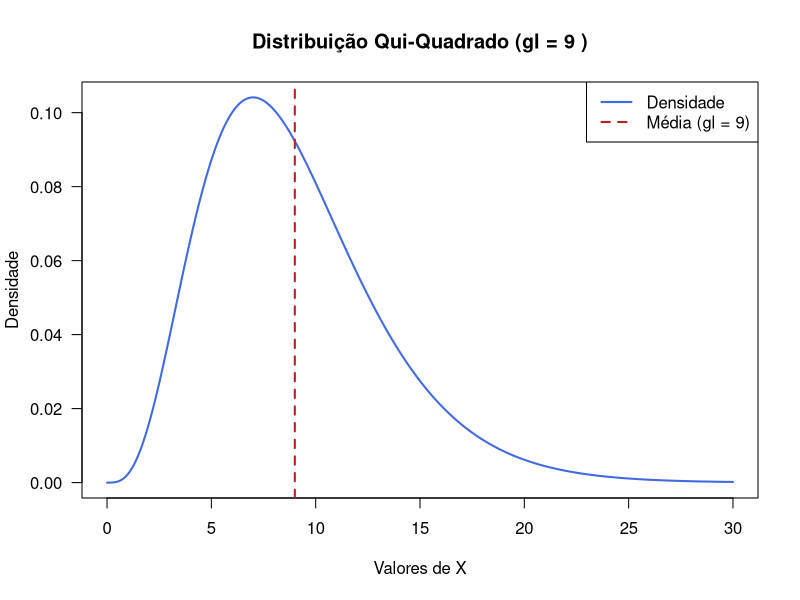
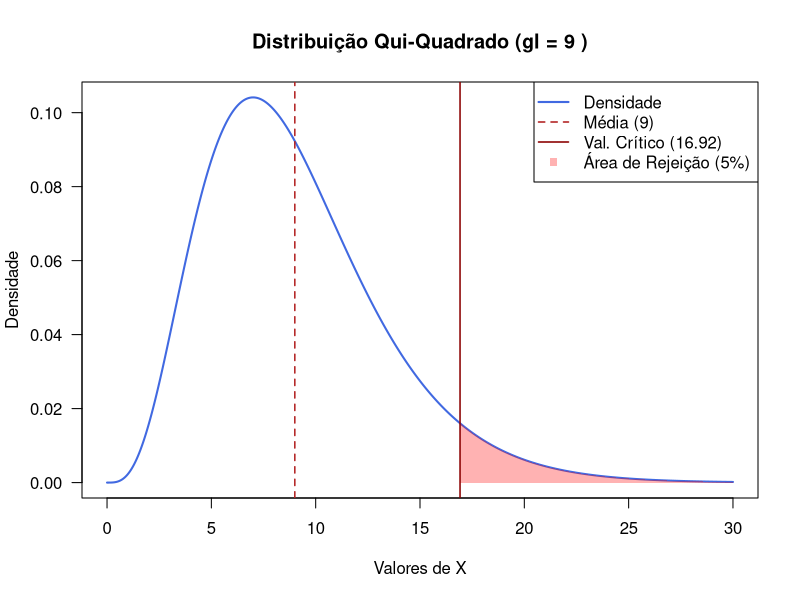
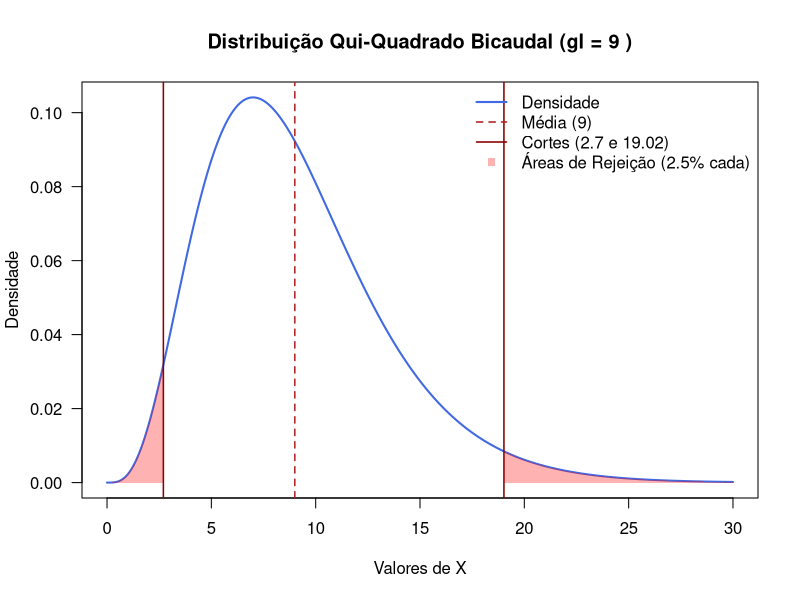
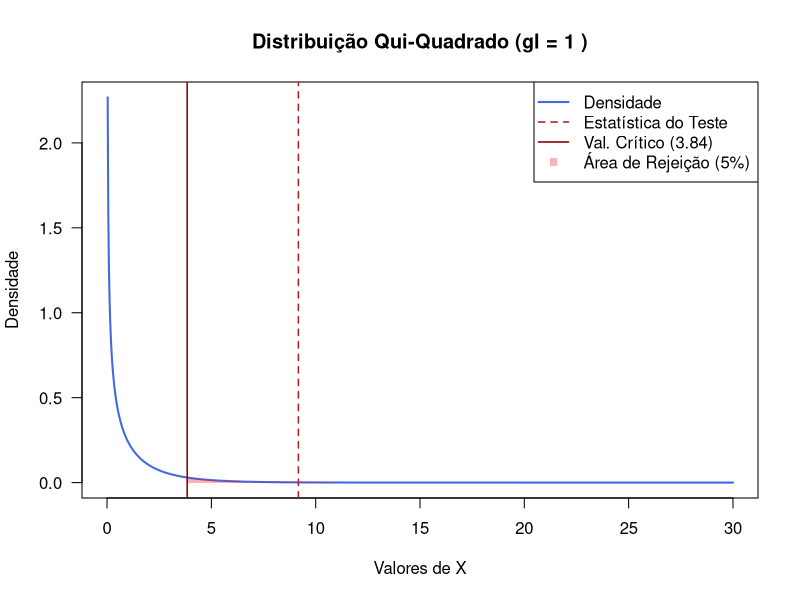
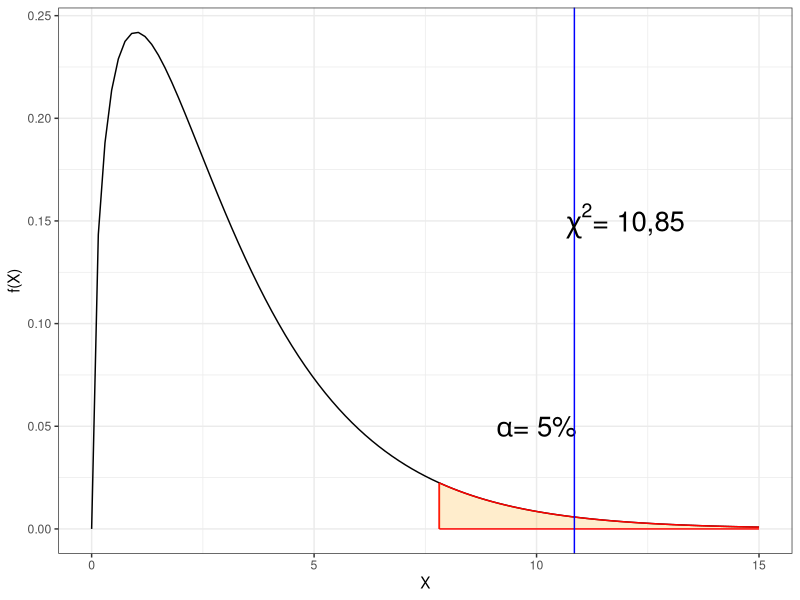
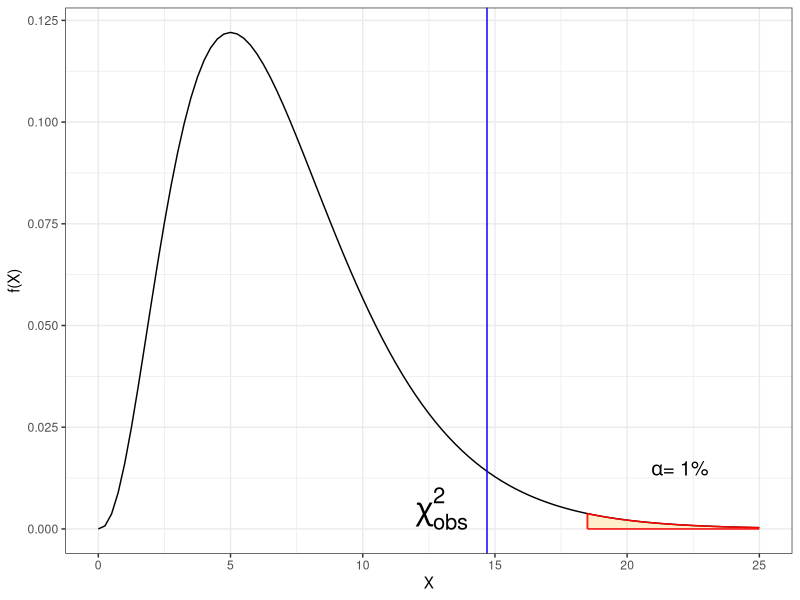

Recreate these plots in R, in order.
## ---- chunk 1
options(htmltools.dir.version = FALSE)
knitr::opts_chunk$set(echo=TRUE, message = FALSE, warning = FALSE, comment = "#>", fig.align = "center")
options(dplyr.print_min = 5, dplyr.print_max = 5)
## ---- chunk 2
library(tidyverse)
gl <- 9
x <- seq(0, 30, length.out = 1000)
y <- dchisq(x, df = gl)
plot(x, y, type = "l", lwd = 2, col = "royalblue",
     main = paste("Distribuição Qui-Quadrado (gl =", gl, ")"),
     xlab = "Valores de X", ylab = "Densidade",
     las = 1, gedit = TRUE)
abline(v = gl, col = "firebrick", lty = 2, lwd = 2)
legend("topright", legend = c("Densidade", "Média (gl = 9)"),
       col = c("royalblue", "firebrick"), lty = 1:2, lwd = 2)
## ---- chunk 3
# 1. Definições básicas
gl <- 9
alfa <- 0.05

# 2. Encontrar o valor crítico onde começam os 5% finais
valor_critico <- qchisq(1 - alfa, df = gl)

# 3. Criar os pontos do gráfico
x <- seq(0, 30, length.out = 1000)
y <- dchisq(x, df = gl)

# 4. Gerar o gráfico base
plot(x, y, type = "l", lwd = 2, col = "royalblue",
     main = paste("Distribuição Qui-Quadrado (gl =", gl, ")"),
     xlab = "Valores de X", ylab = "Densidade", las = 1)

# 5. Criar e pintar a área sombreada (0.05 final)
x_shadow <- seq(valor_critico, 30, length.out = 100)
y_shadow <- dchisq(x_shadow, df = gl)
polygon(c(valor_critico, x_shadow, 30), c(0, y_shadow, 0), 
        col = rgb(1, 0, 0, 0.3), border = NA)

# 6. Adicionar linhas de referência (Média e Valor Crítico)
abline(v = gl, col = "firebrick", lty = 2, lwd = 1.5)
abline(v = valor_critico, col = "darkred", lty = 1, lwd = 1.5)

# 7. Adicionar legenda informativa
legend("topright", 
       legend = c("Densidade", "Média (9)", paste("Val. Crítico (", round(valor_critico, 2), ")", sep=""), "Área de Rejeição (5%)"),
       col = c("royalblue", "firebrick", "darkred", rgb(1, 0, 0, 0.3)), 
       lty = c(1, 2, 1, NA), pch = c(NA, NA, NA, 15), lwd = c(2, 1.5, 1.5, NA))
## ---- chunk 4
qchisq(1-.05, 9)
## ---- chunk 5
# 1. Definições básicas
gl <- 9
alfa_cauda <- 0.025

# 2. Encontrar os valores críticos das duas caudas
critico_inf <- qchisq(alfa_cauda, df = gl)      # Cauda esquerda (2.5%)
critico_sup <- qchisq(1 - alfa_cauda, df = gl)  # Cauda direita (2.5%)

# 3. Criar os pontos do gráfico
x <- seq(0, 30, length.out = 1000)
y <- dchisq(x, df = gl)

# 4. Gerar o gráfico base
plot(x, y, type = "l", lwd = 2, col = "royalblue",
     main = paste("Distribuição Qui-Quadrado Bicaudal (gl =", gl, ")"),
     xlab = "Valores de X", ylab = "Densidade", las = 1)

# 5. Sombrear a cauda esquerda (0 a critico_inf)
x_esq <- seq(0, critico_inf, length.out = 100)
y_esq <- dchisq(x_esq, df = gl)
polygon(c(0, x_esq, critico_inf), c(0, y_esq, 0), 
        col = rgb(1, 0, 0, 0.3), border = NA)

# 6. Sombrear a cauda direita (critico_sup a 30)
x_dir <- seq(critico_sup, 30, length.out = 100)
y_dir <- dchisq(x_dir, df = gl)
polygon(c(critico_sup, x_dir, 30), c(0, y_dir, 0), 
        col = rgb(1, 0, 0, 0.3), border = NA)

# 7. Adicionar linhas dos valores críticos e da média
abline(v = gl, col = "firebrick", lty = 2, lwd = 1.5)
abline(v = c(critico_inf, critico_sup), col = "darkred", lty = 1, lwd = 1.5)

# 8. Legenda descritiva
legend("topright", 
       legend = c("Densidade", 
                  "Média (9)", 
                  paste("Cortes (", round(critico_inf, 2), " e ", round(critico_sup, 2), ")", sep=""), 
                  "Áreas de Rejeição (2.5% cada)"),
       col = c("royalblue", "firebrick", "darkred", rgb(1, 0, 0, 0.3)), 
       lty = c(1, 2, 1, NA), pch = c(NA, NA, NA, 15), lwd = c(2, 1.5, 1.5, NA),
       bty = "n") # Remove a borda da legenda para economizar espaço no slide
## ---- chunk 6
qchisq(1-.025, 9)
qchisq(.025, 9)
## ---- chunk 7
knitr::include_graphics("https://media3.giphy.com/media/v1.Y2lkPTc5MGI3NjExZXluZnp3cTh1Z25hZXgwaHhkZTZzeGQ4eWsydTI2N3pjYzFiNXUyYiZlcD12MV9pbnRlcm5hbF9naWZfYnlfaWQmY3Q9Zw/3o7btZ3T6y3JTmjg4w/giphy.gif")
## ---- chunk 8
# 1. Definições básicas
gl <- 1
alfa <- 0.05
estatistica <- 9.17
# 2. Encontrar o valor crítico onde começam os 5% finais
valor_critico <- qchisq(1 - alfa, df = gl)

# 3. Criar os pontos do gráfico
x <- seq(0, 30, length.out = 1000)
y <- dchisq(x, df = gl)

# 4. Gerar o gráfico base
plot(x, y, type = "l", lwd = 2, col = "royalblue",
     main = paste("Distribuição Qui-Quadrado (gl =", gl, ")"),
     xlab = "Valores de X", ylab = "Densidade", las = 1)

# 5. Criar e pintar a área sombreada (0.05 final)
x_shadow <- seq(valor_critico, 30, length.out = 100)
y_shadow <- dchisq(x_shadow, df = gl)
polygon(c(valor_critico, x_shadow, 30), c(0, y_shadow, 0), 
        col = rgb(1, 0, 0, 0.3), border = NA)

# 6. Adicionar linhas de referência (Média e Valor Crítico)
abline(v = estatistica, col = "firebrick", lty = 2, lwd = 1.5)
abline(v = valor_critico, col = "darkred", lty = 1, lwd = 1.5)

# 7. Adicionar legenda informativa
legend("topright", 
       legend = c("Densidade", "Estatística do Teste", paste("Val. Crítico (", round(valor_critico, 2), ")", sep=""), "Área de Rejeição (5%)"),
       col = c("royalblue", "firebrick", "darkred", rgb(1, 0, 0, 0.3)), 
       lty = c(1, 2, 1, NA), pch = c(NA, NA, NA, 15), lwd = c(2, 1.5, 1.5, NA))
## ---- chunk 9
dados <- matrix(
  c(4, 26,
    17, 18),
  nrow = 2,
  byrow = TRUE
)
row.names(dados) <- c("F","Fc")
colnames(dados) <- c("R","Rc")
dados
chisq.test(dados, correct = FALSE)
## ---- chunk 10
obs<- c(250,187,62,1)
esp<- c(265.7205, 177.147, 49.2075, 7.925)
chiobs<- sum((obs-esp)^2/esp)
qq<-qchisq(p = 0.95,df = 4-1)
## ---- chunk 11
ggplot(data.frame(x=c(0,15)), aes(x = x)) +
  stat_function(fun = dchisq,
                args = list(df=3)
                )+
  geom_segment(aes(x=qq,y=0,xend=qq,yend=dchisq(qq,3)),color="red") +
  stat_function(fun = dchisq,
                args = list(df=3),
                xlim = c(qq,15),
                color="red",
                geom = "area",
                alpha = .2,
                fill = "orange"
    
  ) + 
  labs(y="f(X)", x="X") +
  annotate(geom="text", x=10, y=0.05, 
           label=expression(paste(alpha,"= 5%")),size=7)+
  geom_vline(xintercept = 10.85, color = "blue") + 
   annotate(geom="text", x=12, y=0.15, 
           label=expression(paste(chi^{2},"= 10,85")),size=7) + 
  # annotate(geom="text", x=17, y=0.005, 
  #          label=expression(paste(x[c]," = ",chi^2)),size=8)+
  theme_bw()
## ---- chunk 12
ggplot(data.frame(x=c(0,25)), aes(x = x)) +
  stat_function(fun = dchisq,
                args = list(df=7)
                )+
  geom_segment(aes(x=18.5,y=0,xend=18.5,yend=dchisq(18.5,7)),color="red") +
  stat_function(fun = dchisq,
                args = list(df=7),
                xlim = c(18.5,25),
                color="red",
                geom = "area",
                alpha = .2,
                fill = "orange"
    
  ) + 
  labs(y="f(X)", x="X") +
  annotate(geom="text", x=22, y=0.015, 
           label=expression(paste(alpha,"= 1%")),size=5)+
  annotate(geom="text", x=13, y=0.005, 
            label=expression(paste({chi}[obs]^2)),size=8)+
  geom_vline(xintercept = 14.7, color="blue")+
  theme_bw()
